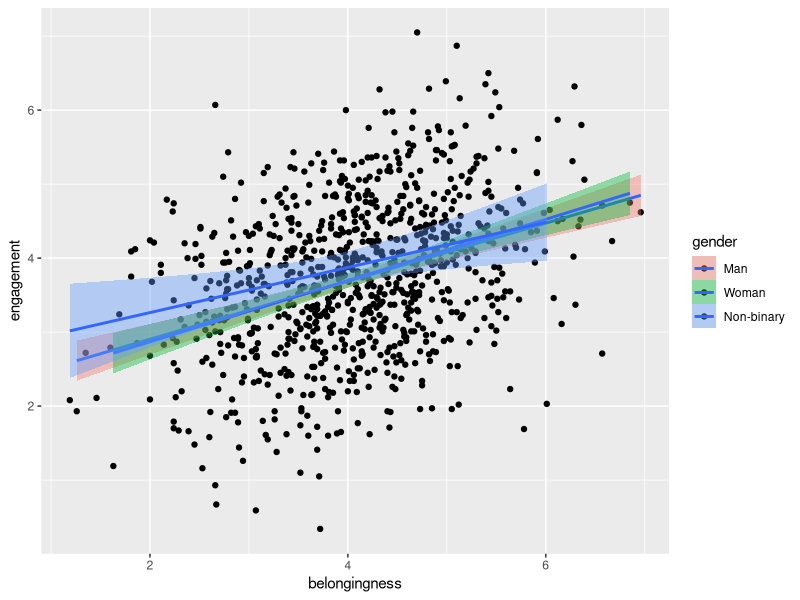

Generate this figure with R:
## ---- chunk 1
# Load necessary libraries
library(tidyverse)

# Set seed for reproducibility
set.seed(123)

# Define number of participants
n_participants <- 1000

# Define genders and age
gender <- c(rep('1', n_participants * 0.4), 
            rep('2', n_participants * 0.5),
            rep('3', n_participants * 0.1))
age <- sample(17:25, n_participants, replace = TRUE)
level <- c(rep('First year', n_participants * 0.92), 
            rep('Second year', n_participants * 0.08))
# Define mean and standard deviation for each scale
mean_belongingness <- 4.06
sd_belongingness <- 0.5
mean_engagement <- 3.82
sd_engagement <- 0.5
mean_self_confidence <- 3.48
sd_self_confidence <- 0.5

# Correlate the scales
sigma <- matrix(c(1, 0.4, 0.5,
                  0.4, 1, 0.7,
                  0.5, 0.7, 1), 
                nrow=3, ncol=3)  # Correlation matrix
mu <- c(mean_belongingness, mean_engagement, mean_self_confidence)  # Means

# Simulate the correlated data
set.seed(123)
simulated_scores <- MASS::mvrnorm(n_participants, mu, sigma)
colnames(simulated_scores) <- c("belongingness", "engagement", "self_confidence")

# Adjust for gender effect on self-confidence and engagement
simulated_scores[gender == '2', "self_confidence"] <- simulated_scores[gender == '2', "self_confidence"] + 0.1
simulated_scores[gender == '2', "engagement"] <- simulated_scores[gender == '2', "engagement"] - 0.1
simulated_scores[gender == '3', "self_confidence"] <- simulated_scores[gender == '3', "self_confidence"] - 0.1

# Adjust for age effect on engagement and self-confidence
simulated_scores[, "engagement"] <- simulated_scores[, "engagement"] + 0.01 * (age - mean(age))
simulated_scores[, "self_confidence"] <- simulated_scores[, "self_confidence"] + 0.01 * (age - mean(age))

# Create a new dataframe
data <- data.frame(participant = 1:n_participants,
                   gender = sample(gender),
                   age = age,
                   level = level,
                   belongingness = simulated_scores[, "belongingness"],
                   engagement = simulated_scores[, "engagement"],
                   self_confidence = simulated_scores[, "self_confidence"]) %>%
  mutate(gender = as.numeric(gender))

# Round questionnaire data to 2 decimal places
data <- data %>% mutate_at(vars(belongingness:self_confidence), round, 2)

# Split into demographic and questionnaire data
demographic_data <- data %>% select(participant, gender, age, level)
questionnaire_data <- data %>% select(participant, level, belongingness, engagement, self_confidence)

#write.csv(x = demographic_data, file = "demographic_data.csv")
#write.csv(x = questionnaire_data, file = "questionnaire_data.csv")

## ---- chunk 2
full_dat <- inner_join(x = demographic_data,
                       y = questionnaire_data, 
                       by = c("participant", "level"))

first_year <- full_dat %>%
  filter(level == "First year")

first_year <- first_year %>%
  mutate(gender_coded = factor(gender, levels = c(2,1,3),
                         labels = c("Man", "Woman", "Non-binary")))

first_year <- first_year %>%
  select(participant, 
         "gender" = gender_coded,
         age,
         belongingness:self_confidence) 

scores_gender <- first_year %>%
  group_by(gender) %>%
  summarise(belong = mean(belongingness),
            engagement = mean(engagement),
            confidence = mean(self_confidence))
## ---- chunk 3
ggplot(first_year, aes(x = belongingness, y = engagement, fill = gender)) +
  geom_point() +
  geom_smooth(method = "lm") +
  scale_colour_viridis_d(option = "D")
